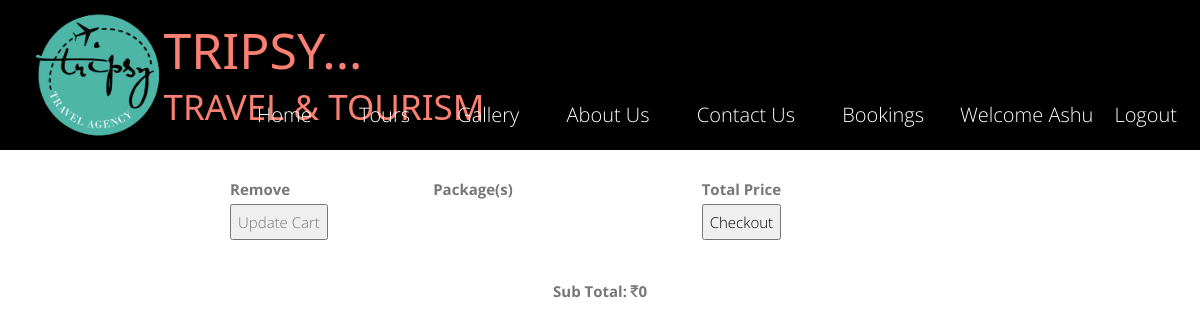
Before: /bookings.php (signed in) with the older database file.
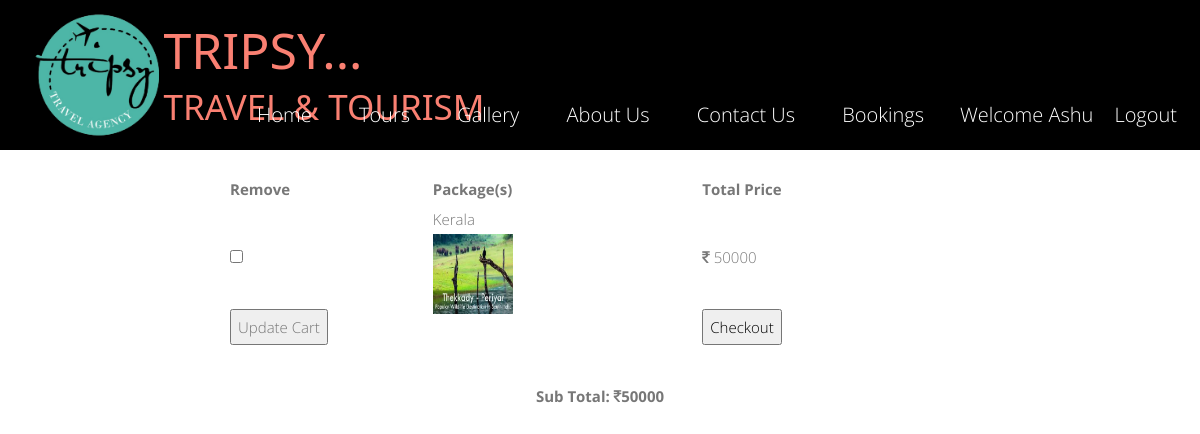
After: the same page with the newer database file.
### tables this page shows
CREATE TABLE `p_info` (
  `pid` int(30) NOT NULL,
  `name` varchar(30) NOT NULL,
  `descr` varchar(30) NOT NULL,
  `cost` varchar(30) NOT NULL,
  `image` varchar(30) NOT NULL
);

### bookings.php (the view, shortened to what this page needs)
<?php
  include "header.php";
  $uid=$_SESSION['uid'];
?>
<!DOCTYPE html>
<html>
<head>
    <link rel="stylesheet" href="css/bootstrap-grid.min.css.map">
    <link rel="stylesheet" href="css/bootstrap.min.css">
  <link rel="stylesheet" type="text/css" href="w3.css">
  <link rel="stylesheet" type="text/css" href="css/styles.css">
  <link rel="stylesheet" href="//maxcdn.bootstrapcdn.com/font-awesome/4.3.0/css/font-awesome.min.css">
</head>
<body>
              <div id="products_box"><br>
           <form action="bookings.php" method="post" enctype="multipart/form-data">
              <table width="740" align="center" bgcolor="#0099CC">
                  <tr align="left">
                      <td><b>Remove<b></td>
                        <td><b>Package(s)</b></td>
                        <td><b>Total Price</b></td>
                    </tr>
      <?php
        $total = 0;
        $sel_price = "select * from booking where uid='$uid'";
        $run_price = mysqli_query($conn, $sel_price);
        while ($record=mysqli_fetch_array($run_price)){
          $pro_id = $record['pid'];
          $pro_price = "select * from p_info where pid='$pro_id'";
          $run_pro_price = mysqli_query($conn,$pro_price);
          while($p_price=mysqli_fetch_array($run_pro_price)){
            $product_price = array($p_price['cost']);
            $product_title = $p_price['name'];
            $product_image = $p_price['image'];
            $only_price = $p_price['cost'];
            $values = array_sum($product_price);
            $total = $total + $values;
?>
                    <tr>
                      <td><input type="checkbox" name="remove[]" value="<?php echo $pro_id; ?>"></td>
                        <td><?php echo $product_title; ?><br><img src="images/<?php echo $product_image;  ?>" height="80" width="80"></td>
                        <td><?php echo "<i class='fa fa-inr'></i> " . $only_price; ?></td>
                    </tr>
                <?php }} ?>
                <tr>
                  <td colspan="2"><input type="submit" name="update" value="Update Cart"/></td>
                    <td><button><a style="text-decoration:none; color:#000;">Checkout</a></button></td>
                </tr>
                </table>
           </form>
           <div align="center" class="des">
             <b>Sub Total: </b>
           <b><?php echo "<i class='fa fa-inr'></i>" . $total; ?></b>
           </div>
    </div>
</body>
</html>

Changed rows visible on the page:
now on this page (row edited): p_info: name "Kerala", image (picture), cost "50000"
Other visible differences:
$total: "0" → "50000"
